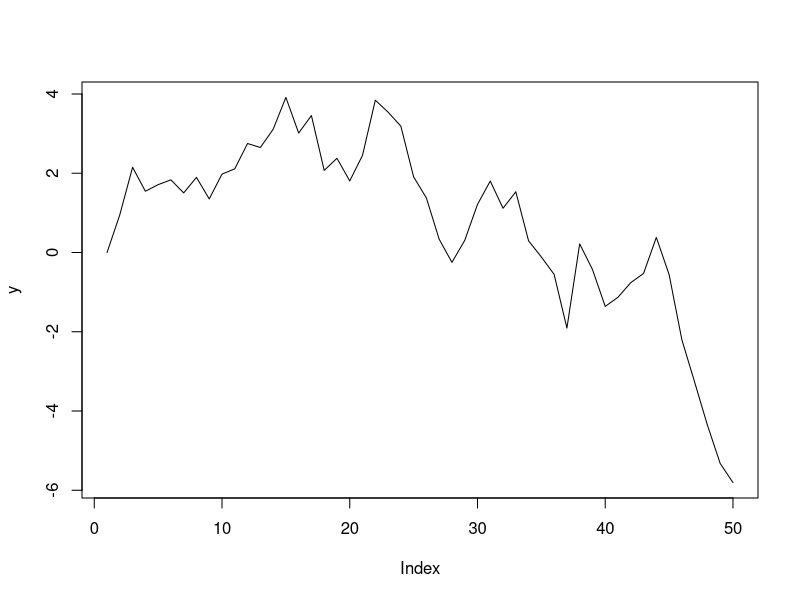
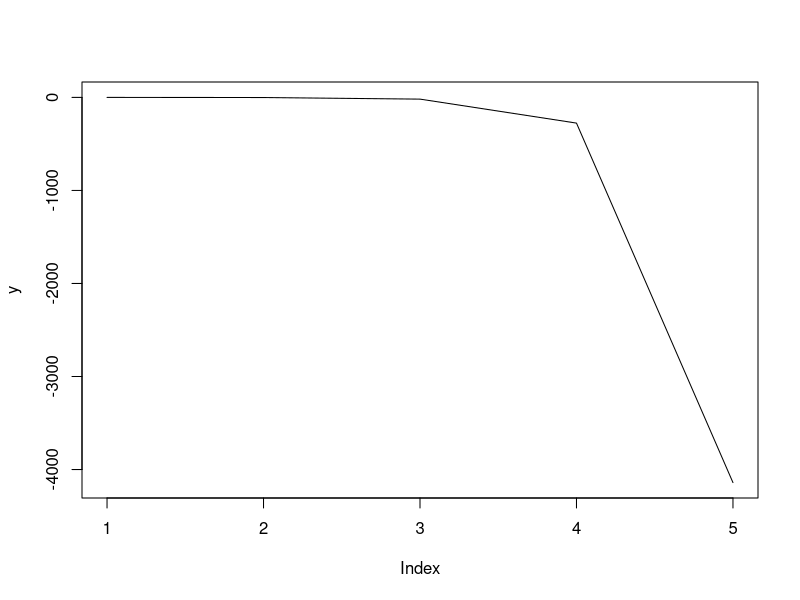
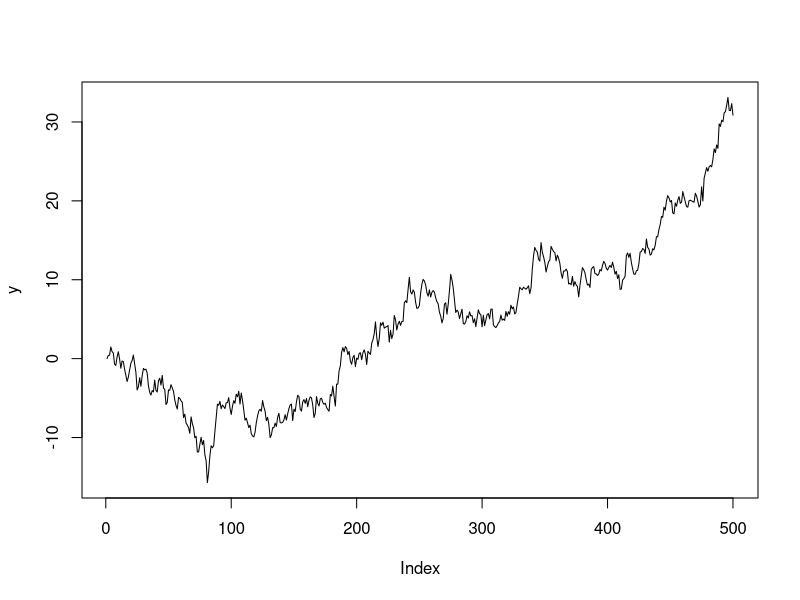
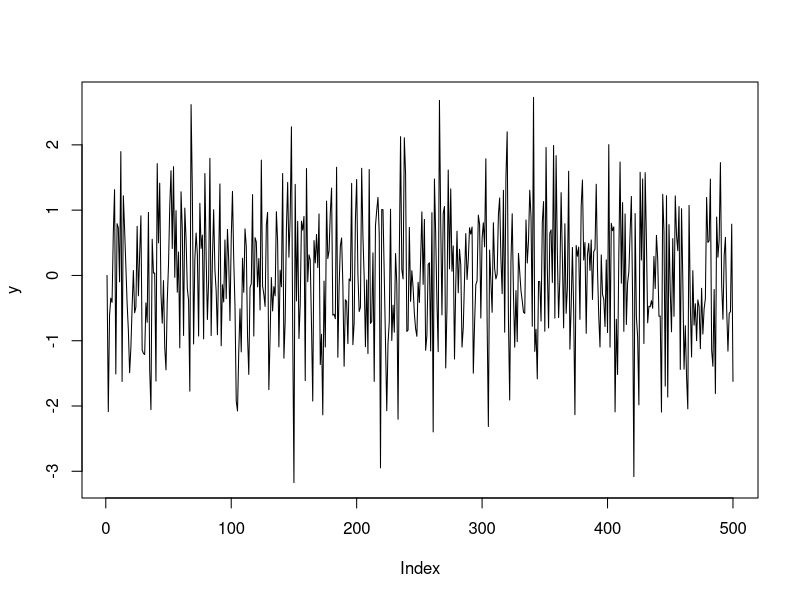
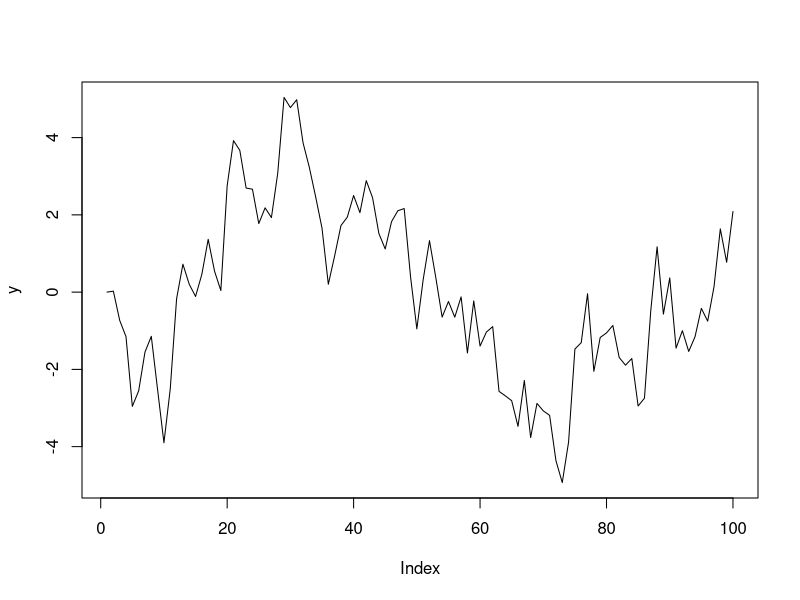
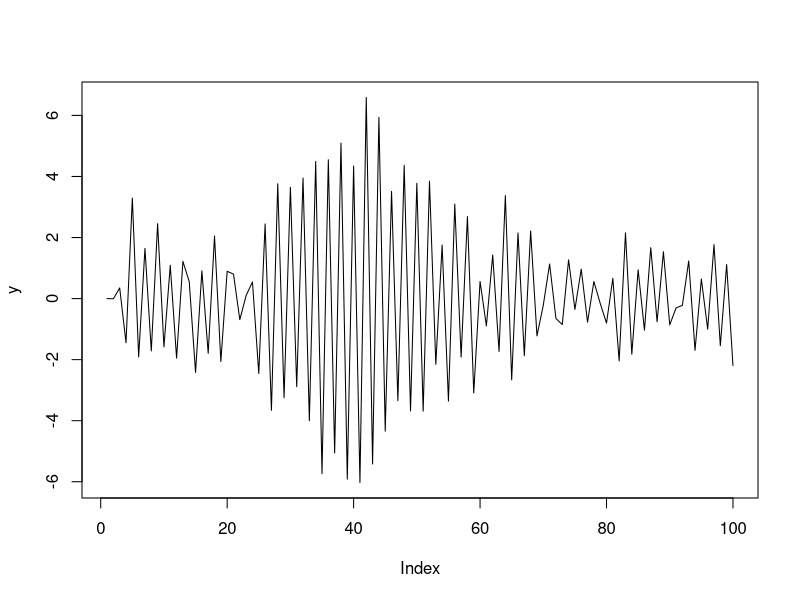
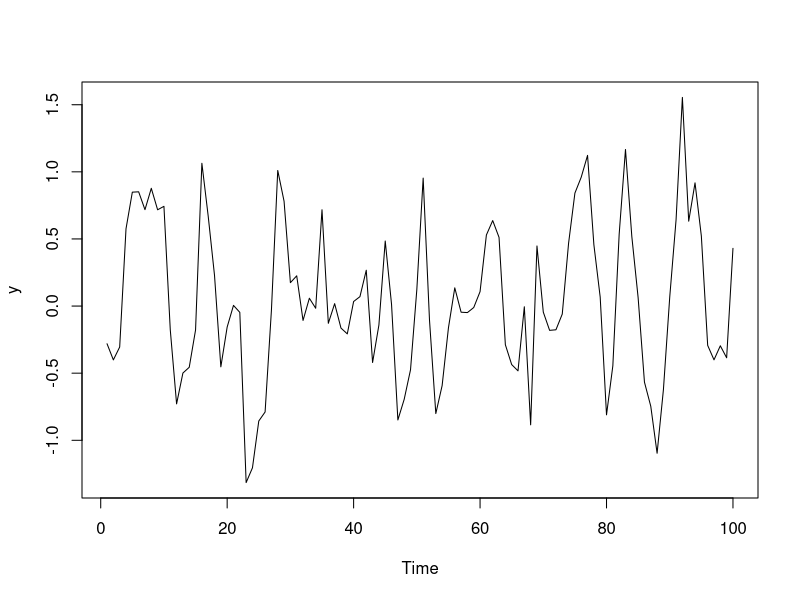
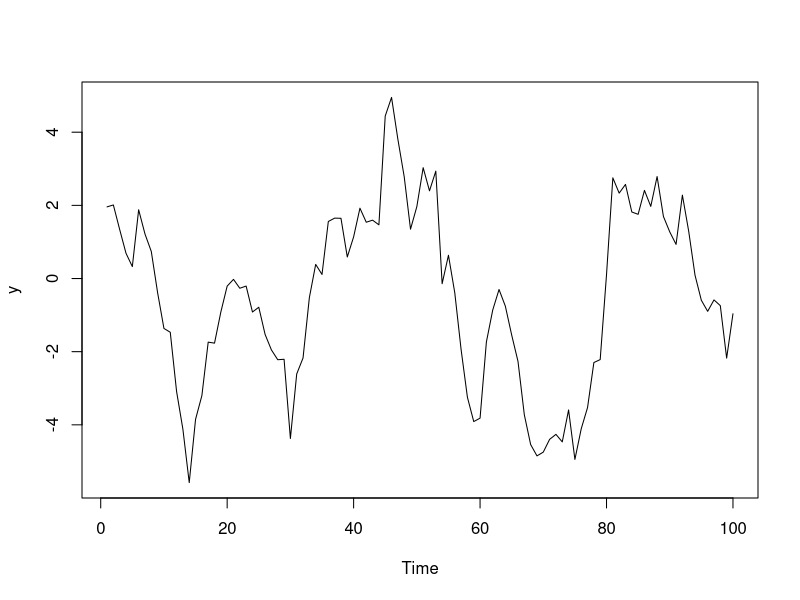

Write R code to recreate these figures, in order.

N <- 50
PHI <- 1
y <- rep(NA, N)


# y_t = phi y_t-1 + e_t
y[1] <- 0

for(i in 2:N) {
  message("voy en el ", i)
  y[i] <- PHI * y[i-1] + rnorm(1)
}

y
plot(y, type = "l")

# Si uno repite el cdodigo mas de una vez, entonces hay que hacerlo function

sim_ar_1 <- function(PHI = 1, N = 50) {
  
  y <- rep(NA, N)
  # y_t = phi y_t-1 + e_t
  y[1] <- 0
  for(i in 2:N) {
    message("voy en el ", i)
    y[i] <- PHI * y[i-1] + rnorm(1)
  }
  plot(y, type = "l")
  
  y
  
}

sim_ar_1(15, 5)


y <- sim_ar_1(0.99999999999999999999999999999999999999999999999999, 500)
mean(y)

y <- sim_ar_1(0, 500)
mean(y)


#  que paza oe zi?
sim_ar_1(+0.9, 100)
sim_ar_1(-0.9, 100)


y <- arima.sim(n = 100, list(ar = c(0.8897, -0.4858), ma = c(-0.2279, 0.2488)), sd = sqrt(0.1796))
plot(y)


e <- rnorm(100)

set.seed(123)
y <- arima.sim(n = 100, list(ar = c(0.9, -0.001)), innov = e)
plot(y)

set.seed(123)
y <- arima.sim(n = 100, list(ar = c(0.9)), innov = e)
plot(y)

y <- sim_ar_1(-0.9, 1000)
y

dplyr::lag(y)

cor(y, dplyr::lag(y))

plot(y[-1], dplyr::lag(y)[-1])
cor(y[-1], dplyr::lag(y)[-1])


y <- sim_ar_1(-0.9, 100)
y

plot(y[-c(1,2)], dplyr::lag(y, n = 2)[-c(1,2)])
cor(y[-c(1,2)], dplyr::lag(y, n = 2)[-c(1,2)])

plot(y[-c(1,2,3)], dplyr::lag(y, n = 3)[-c(1,2,3)])
cor(y[-c(1,2,3)], dplyr::lag(y, n = 3)[-c(1,2,3)])


acf(y)

# a lo entrete 
plot(AirPassengers)
class(AirPassengers)

plot(AirPassengers)
plot(log(AirPassengers))

#  para la otra
# MASS::boxcox(as.numeric(AirPassengers))
x <- (AirPassengers)
plot(x)

x <- log(AirPassengers)
t <- 1:length(x)
df <- data.frame(
  x = as.numeric(x), t, t2 = t*t
)
head(df)
modlm <- lm(x ~ t + t2, data = df)
           
library(tidyverse)

df <- df %>% 
  mutate(xest = as.numeric(predict(modlm)))
str(df)

ggplot(df) +
  geom_line(aes(t, x)) +
  geom_line(aes(t, xest))

df <- df %>% 
  mutate(xres = x - xest)

ggplot(df) +
  geom_line(aes(t, xres))

acf(df$xres)

#  cual modelo arma
library(forecast)

mod <- auto.arima(df$xres, max.p = 12, max.q = 12)
mod

N <- 12

f <- forecast(mod, h = N)
plot(f)
autoplot(f)
xresest <- as.numeric(f$mean)

dfp <- data.frame(
  t = 144  + 1:12,
  xresest
)
dfp <- dfp %>% 
  mutate(t2 = t*t)

dfp <- dfp %>% 
  mutate(xpredtend = predict(modlm, newdata = dfp))

str(df)

dfp <- dfp %>% 
  mutate(xestfinal = xpredtend + xresest)

ggplot(df) +
  geom_line(aes(t, x)) +
  geom_line(aes(t, xest)) +
  geom_line(aes(t, xpredtend), data = dfp, color = "darkred", size = 3) + 
  geom_line(aes(t, xestfinal), data = dfp, color = "blue")


df2 <- df %>% 
  mutate_at(vars(starts_with("x")), exp)

dfp2 <- dfp %>% 
  mutate_at(vars(starts_with("x")), exp)

ggplot(df2) +
  geom_line(aes(t, x)) +
  geom_line(aes(t, xest)) +
  geom_line(aes(t, xpredtend), data = dfp2, color = "darkred", size = 3) + 
  geom_line(aes(t, xestfinal), data = dfp2, color = "blue")


mods <- forecast(AirPassengers)
mods
ets
autoplot(forecast(AirPassengers))
